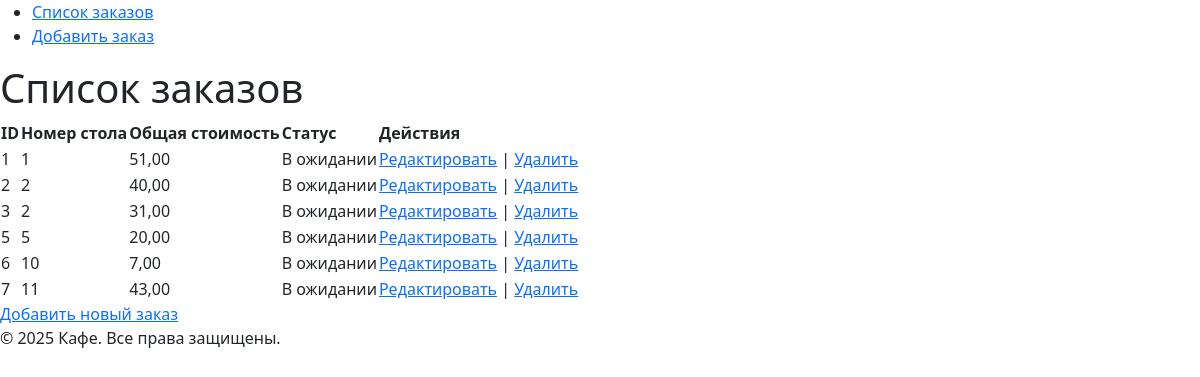
The page / on the database its author committed.
### cafe_app/models.py (models this page shows, shortened)
class Order(models.Model):
    STATUS_CHOICES = [
        ('waiting', 'В ожидании'),
        ('ready', 'Готово'),
        ('paid', 'Оплачено'),
    ]
    table_number = models.IntegerField(verbose_name='Номер стола')
    items = models.ManyToManyField('Dish', verbose_name='Заказанные блюда')  # Связь многие ко многим
    total_price = models.DecimalField(max_digits=10, decimal_places=2, verbose_name='Общая стоимость', blank=True, null=True)
    status = models.CharField(max_length=10, choices=STATUS_CHOICES, default='waiting', verbose_name='Статус заказа')

### cafe_app/views.py (the view)
# urls.py: path('', views.order_list, name='order_list'),
def order_list(request):
    orders = Order.objects.all()
    return render(request, 'cafe_app/order_list.html', {'orders': orders})

### templates/cafe_app/order_list.html
{% extends 'base.html' %}
{% block content %}
<h1>Список заказов</h1>
<table>
    <tr>
        <th>ID</th>
        <th>Номер стола</th>
        <th>Общая стоимость</th>
        <th>Статус</th>
        <th>Действия</th>
    </tr>
    {% for order in orders %}
    <tr>
        <td>{{ order.id }}</td>
        <td>{{ order.table_number }}</td>
        <td>{{ order.total_price }}</td>
        <td>{{ order.get_status_display }}</td>
        <td>
            <a href="{% url 'edit_order' order.id %}">Редактировать</a> |
            <a href="{% url 'delete_order' order.id %}">Удалить</a>
        </td>
    </tr>
    {% endfor %}
</table>
<a href="{% url 'add_order' %}">Добавить новый заказ</a>
{% endblock %}

### templates/base.html (shortened to what this page needs)
<!DOCTYPE html>
<html lang="ru">
<head>
    <link href="https://cdn.jsdelivr.net/npm/bootstrap@5.3.0-alpha1/dist/css/bootstrap.min.css" rel="stylesheet">
</head>
<body>
    <header>
        <nav>
            <ul>
                <li><a href="{% url 'order_list' %}">Список заказов</a></li>
                <li><a href="{% url 'add_order' %}">Добавить заказ</a></li>
            </ul>
        </nav>
    </header>
    <div class="content">
        {% block content %}
        {% endblock %}
    </div>
    <footer>
        <p>&copy; 2025 Кафе. Все права защищены.</p>
    </footer>
</body>
</html>

### rows shown on the page
Order: id "1", table_number "1", total_price "51,00", status "В ожидании"
Order: id "2", table_number "2", total_price "40,00", status "В ожидании"
Order: id "3", table_number "2", total_price "31,00", status "В ожидании"
Order: id "5", table_number "5", total_price "20,00", status "В ожидании"
Order: id "6", table_number "10", total_price "7,00", status "В ожидании"
Order: id "7", table_number "11", total_price "43,00", status "В ожидании"
